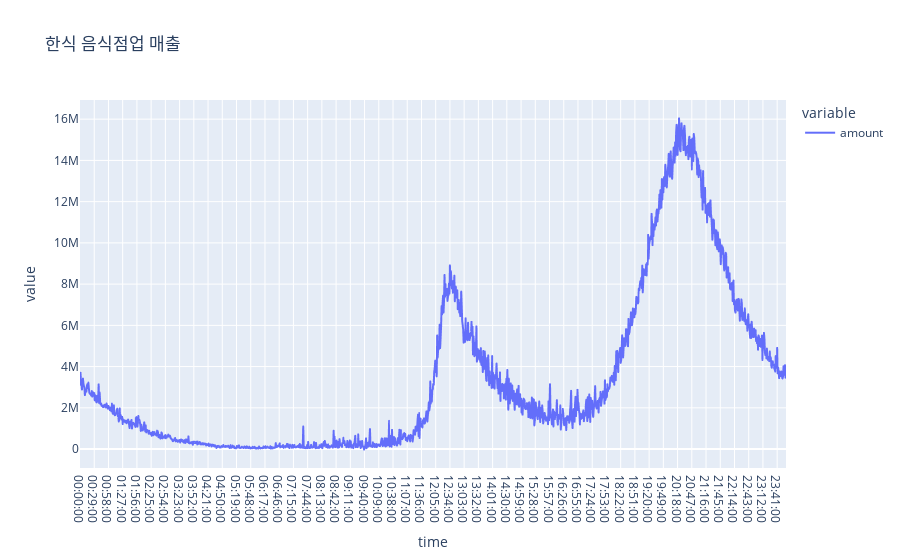

Here is the notebook cell this chart was saved with:
### Code cell
business_sales('한식 음식점업', 'time')

### Figure 1 — Plotly figure (JSON) as saved in the notebook; plotly's stock layout.template omitted (floating-point values rounded to 4 significant figures; data arrays with more than 128 entries replaced by an {"elided": "..."} marker saying what was removed)
{"data": [{"hovertemplate": "variable=amount<br>time=%{x}<br>value=%{y}<extra></extra>", "legendgroup": "amount", "line": {"color": "#636efa", "dash": "solid"}, "marker": {"symbol": "circle"}, "mode": "lines", "name": "amount", "showlegend": true, "type": "scattergl", "x": {"elided": "1440 str values"}, "xaxis": "x", "y": {"elided": "1440 float values"}, "yaxis": "y"}], "layout": {"legend": {"title": {"text": "variable"}, "tracegroupgap": 0}, "title": {"text": "한식 음식점업 매출"}, "xaxis": {"anchor": "y", "domain": [0, 1], "title": {"text": "time"}}, "yaxis": {"anchor": "x", "domain": [0, 1], "title": {"text": "value"}}}}
